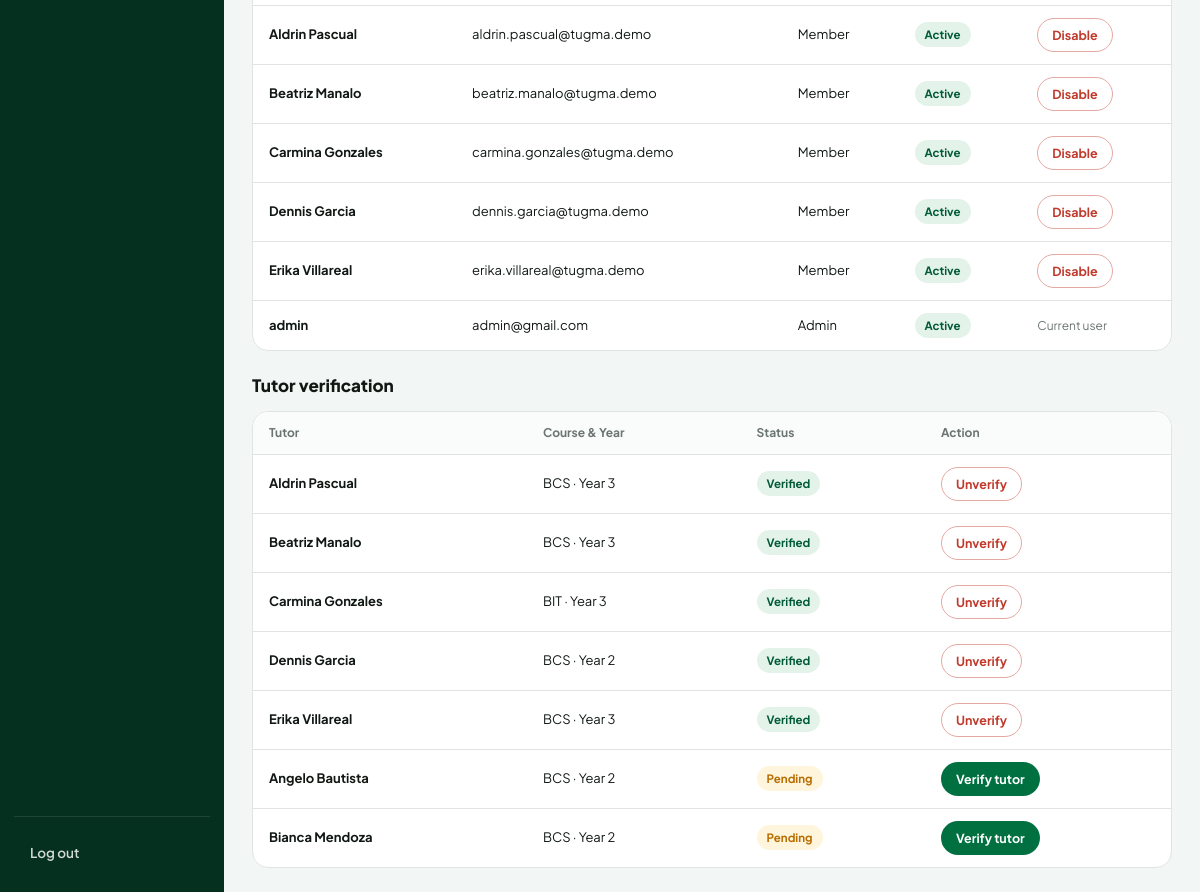
The page /admin/accounts (signed in, lower part) on the database as committed earlier.
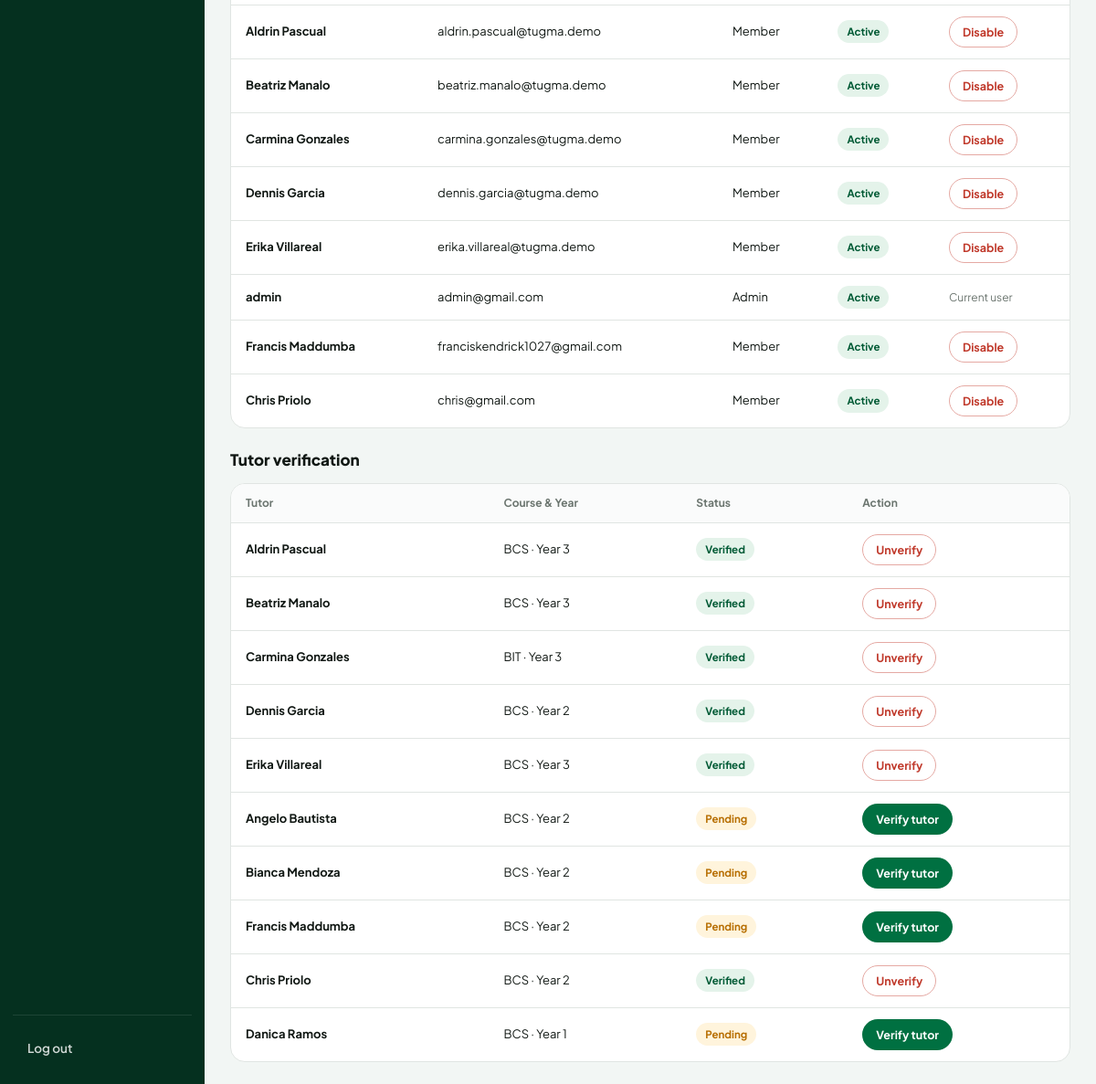
The same page on the database as committed later.
### tables this page shows
CREATE TABLE "users" (
    user_id       INTEGER PRIMARY KEY AUTOINCREMENT,
    email         TEXT NOT NULL UNIQUE COLLATE NOCASE,
    password_hash TEXT NOT NULL,
    role          TEXT NOT NULL CHECK (role IN ('member', 'admin')),
    student_id    INTEGER UNIQUE
                  REFERENCES students(student_id)
                  ON DELETE CASCADE ON UPDATE CASCADE,
    tutor_id      INTEGER UNIQUE
                  REFERENCES tutors(tutor_id)
                  ON DELETE CASCADE ON UPDATE CASCADE,
    display_name  TEXT,
    is_active     INTEGER NOT NULL DEFAULT 1 CHECK (is_active IN (0, 1)),
    created_at    TEXT NOT NULL DEFAULT CURRENT_TIMESTAMP,
    CHECK (
        (role = 'member' AND (student_id IS NOT NULL OR tutor_id IS NOT NULL))
        OR (role = 'admin' AND student_id IS NULL AND tutor_id IS NULL
            AND display_name IS NOT NULL)
    )
);

CREATE TABLE tutors (
    tutor_id    INTEGER PRIMARY KEY,
    name        TEXT NOT NULL,
    grade_level INTEGER NOT NULL CHECK (grade_level > 0),
    course      TEXT NOT NULL,
    verified    INTEGER NOT NULL DEFAULT 0
                CHECK (verified IN (0, 1)),
    capacity    INTEGER NOT NULL DEFAULT 5
                CHECK (capacity > 0)
);

### app.py (the view, shortened to what this page needs)
@app.route("/admin/accounts", methods=["GET", "POST"])
@login_required("admin")
def admin_accounts():
    user = current_user()
    db = get_db()
    accounts = list_accounts(db, user["user_id"])
    tutors = db.fetch_all("SELECT tutor_id, name, course, grade_level, verified FROM tutors ORDER BY tutor_id")
    return render_template("admin/accounts.html", accounts=accounts, tutors=tutors)

### app.py (called while the page is built, shortened)
def get_db():
    if "db" not in g:
        g.db = Database(DB_PATH)
    return g.db

def current_user():
    uid = session.get("user_id")
    if not uid:
        return None
    if "current_user" not in g:
        g.current_user = get_user(get_db(), uid)
    return g.current_user

def initials(name):
    parts = [p for p in (name or "").split() if p]
    if not parts:
        return "?"
    if len(parts) == 1:
        return parts[0][:2].upper()
    return (parts[0][0] + parts[-1][0]).upper()

def active_mode(user):
    if not user or user["role"] == "admin":
        return None

@app.context_processor
def inject_globals():
    user = current_user()
    mode = active_mode(user)
    notif_count = 0
    tutor_verified = None
    return {
        "user": user,
        "mode": mode,
        "tutor_verified": tutor_verified,
        "initials": initials,
        "fmt12": fmt12,
        "fmt_range": fmt_range,
        "notif_count": notif_count,
        "DAYS": DAYS,
        "LANGUAGES": LANGUAGES,
    }

### services/auth_service.py (called while the page is built)
def get_user(db, user_id):
    row = db.fetch_one(_USER_QUERY + " WHERE u.user_id = ?", (user_id,))
    if row is None or not row["is_active"]:
        return None
    return _session_dict(row)

### templates/admin/accounts.html (shortened to what this page needs)
{% extends "base.html" %}
{% block content %}
<div class="table-wrap" style="margin-bottom:20px;">
  <table class="data-table">
    <tbody>
      {% for a in accounts %}
        <tr>
          <td><strong>{{ a.name }}</strong></td>
          <td>{{ a.email }}</td>
          <td>{{ a.role|title }}</td>
          <td><span class="pill {{ 'pill-green' if a.is_active else 'pill-red' }}">{{ 'Active' if a.is_active else 'Disabled' }}</span></td>
          <td>
            {% if a.user_id != user.user_id %}
              <form method="post" action="{{ url_for('admin_accounts') }}">
                <button type="submit" class="btn {{ 'btn-danger-outline' if a.is_active else 'btn-outline' }} btn-sm">
                  {{ 'Disable' if a.is_active else 'Enable' }}
                </button>
              </form>
            {% else %}
              <span style="color:var(--muted); font-size:12px;">Current user</span>
            {% endif %}
          </td>
        </tr>
      {% endfor %}
    </tbody>
  </table>
</div>
<h2 class="section-title">Tutor verification</h2>
<div class="table-wrap">
  <table class="data-table">
    <thead><tr><th>Tutor</th><th>Course &amp; Year</th><th>Status</th><th>Action</th></tr></thead>
    <tbody>
      {% for t in tutors %}
        <tr>
          <td><strong>{{ t.name }}</strong></td>
          <td>{{ t.course }} · Year {{ t.grade_level }}</td>
          <td><span class="pill {{ 'pill-green' if t.verified else 'pill-amber' }}">{{ 'Verified' if t.verified else 'Pending' }}</span></td>
          <td>
            <form method="post" action="{{ url_for('admin_accounts') }}">
              <button type="submit" class="btn {{ 'btn-danger-outline' if t.verified else 'btn-primary' }} btn-sm">
                {{ 'Unverify' if t.verified else 'Verify tutor' }}
              </button>
            </form>
          </td>
        </tr>
      {% endfor %}
    </tbody>
  </table>
</div>
{% endblock %}

Rows that differ between the two databases and show on the page:
added users: name "Francis Maddumba", email "franciskendrick1027@gmail.com", role "Member", is_active "Active", is_active "Disable"
added users: name "Chris Priolo", email "chris@gmail.com", role "Member", is_active "Active", is_active "Disable"
added tutors: name "Francis Maddumba", course "BCS", grade_level "2", verified "Pending", verified "Verify tutor"
added tutors: name "Chris Priolo", course "BCS", grade_level "2", verified "Verified", verified "Unverify"
added tutors: name "Danica Ramos", course "BCS", grade_level "1", verified "Pending", verified "Verify tutor"
